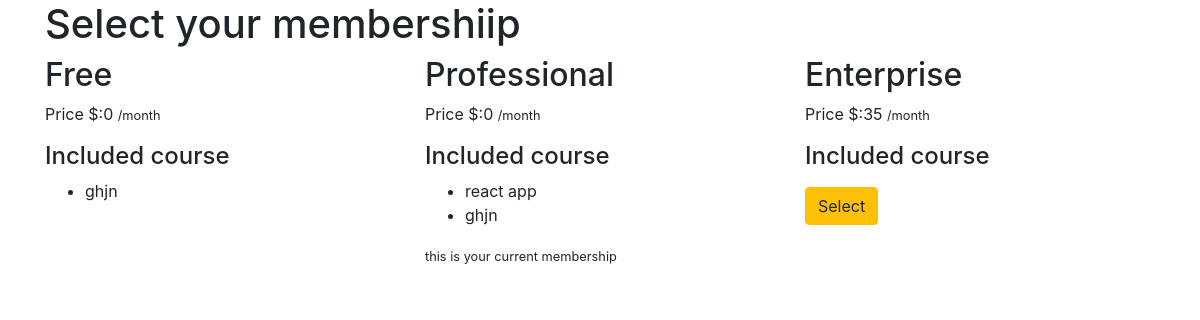
Screenshot of /memberships/ (signed in) with the database file from the repository.
### memberships/models.py (models this page shows)
class Membership(models.Model):
    slug = models.SlugField()
    membership_type = models.CharField(choices=MEMBERSHIP_CHOICES,
            max_length=30,
            default='Free',)
    price = models.IntegerField(default=15)
    stripe_plan_id = models.CharField(max_length=40)
    def __str__(self):
        return self.membership_type

### courses/models.py (models this page shows, shortened)
class Course(models.Model):
    slug = models.SlugField()
    title = models.CharField(max_length=120)
    description = models.TextField()
    allowed_memberships = models.ManyToManyField(Membership)

### memberships/views.py (the view, shortened to what this page needs)
# urls.py: path('',MembershipSelectView.as_view(),name="select"),
class MembershipSelectView(ListView):
    model = Membership
    def get_context_data(self, *args, **kwargs):
        context = super().get_context_data(**kwargs)
        current_membership = get_user_membership(self.request)
        context['current_membership'] = str(current_membership.membership)
        return context

### memberships/views.py (called while the page is built)
def  get_user_membership(request):
    user_membership_qs = UserMembership.objects.filter(user=request.user)
    if user_membership_qs.exists():
        return user_membership_qs.first()
    return None

### memberships/templates/memberships/membership_list.html (shortened to what this page needs)
{% extends 'courses/base.html'%}
{% block content %}
<div class="container">
    <h1>Select your membershiip</h1>
    <div class="row">
        {% for object in object_list %}
        <div class="col-sm-4 col-md-4">
            <h2>{{object.membership_type}}</h2>
            <p>Price $:{{object.price}} <small>/month</small></p>
            <h4>Included course </h4>
            <ul>
                {% for course in object.course_set.all %}
                  <li>{{course.title}}</li>
                {% endfor %}
            </ul>
            {% if object.membership_type != 'Free'%}
            <form action="{% url 'memberships:select'%}" method="POST">
                {% if object.membership_type != current_membership %}
                <button class="btn btn-warning">Select</button>
                {% else %}
                <small>this is your current membership</small>
                {% endif %}
            </form>
            {% endif %}
        </div>
        {% endfor %}
    </div>
</div>
{% endblock %}

### rows the page displays
Membership: membership_type "Free", price "0"
Course: title "ghjn"
Membership: membership_type "Professional", price "0", shows "this is your current membership"
Course: title "react app"
Membership: membership_type "Enterprise", price "35", shows "Select"
